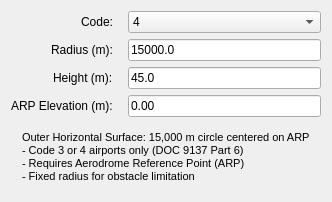
      <widget class="QWidget" name="tab_outer_horizontal">
       <layout class="QFormLayout" name="formLayout_outer_horizontal">
        <property name="fieldGrowthPolicy">
         <enum>QFormLayout::AllNonFixedFieldsGrow</enum>
        </property>
        <property name="labelAlignment">
         <set>Qt::AlignRight|Qt::AlignVCenter</set>
        </property>
        <property name="horizontalSpacing">
         <number>15</number>
        </property>
        <property name="verticalSpacing">
         <number>6</number>
        </property>
        <item row="0" column="0">
         <widget class="QLabel" name="label_code_outer">
          <property name="text">
           <string>Code:</string>
          </property>
          
         </widget>
        </item>
    <item row="0" column="1">
     <widget class="QComboBox" name="spin_code_outer">
      <property name="toolTip">
       <string>Aerodrome code number (3 or 4 for outer horizontal surface per DOC 9137)</string>
      </property>
      <item>
       <property name="text">
        <string>1</string>
       </property>
      </item>
      <item>
       <property name="text">
        <string>2</string>
       </property>
      </item>
      <item>
       <property name="text">
        <string>3</string>
       </property>
      </item>
      <item>
       <property name="text">
        <string>4</string>
       </property>
      </item>
      <property name="currentIndex">
       <number>3</number>
      </property>
     </widget>
    </item>
        <item row="1" column="0">
         <widget class="QLabel" name="label_radius_outer">
          <property name="text">
           <string>Radius (m):</string>
          </property>
          
         </widget>
        </item>
        <item row="1" column="1">
         <widget class="QLineEdit" name="spin_radius_outer">
          <property name="text">
           <string>15000.0</string>
          </property>
          <property name="toolTip">
           <string>Outer horizontal surface radius: 15,000 m for code 3 or 4 (DOC 9137 Part 6)</string>
          </property>
         </widget>
        </item>
        <item row="2" column="0">
         <widget class="QLabel" name="label_height_outer">
          <property name="text">
           <string>Height (m):</string>
          </property>
          
         </widget>
        </item>
        <item row="2" column="1">
         <widget class="QLineEdit" name="spin_height_outer">
          <property name="text">
           <string>45.0</string>
          </property>
          <property name="toolTip">
           <string>Height above aerodrome elevation (45m for code 3/4 per ICAO standards)</string>
          </property>
         </widget>
        </item>
                <item row="3" column="0">
                 <widget class="QLabel" name="label_arp_elevation_outer">
                  <property name="text">
                   <string>ARP Elevation (m):</string>
                  </property>
                 </widget>
                </item>
                <item row="3" column="1">
                 <widget class="QLineEdit" name="spin_arp_elevation_outer">
                  <property name="text">
                   <string>0.00</string>
                  </property>
                  <property name="toolTip">
                   <string>Aerodrome Reference Point elevation. Outer Horizontal Z = ARP Elevation + Height.</string>
                  </property>
                 </widget>
                </item>
                <item row="4" column="0" colspan="2">
                 <widget class="QLabel" name="label_info_outer">
                    <property name="text">
                     <string>Outer Horizontal Surface: 15,000 m circle centered on ARP
- Code 3 or 4 airports only (DOC 9137 Part 6)
- Requires Aerodrome Reference Point (ARP)
- Fixed radius for obstacle limitation</string>
          </property>
          
          <property name="wordWrap">
           <bool>true</bool>
          </property>
                    <property name="styleSheet">
                     <string>QLabel { font-size: 11px; border-radius: 4px; padding: 8px; }</string>
                    </property>
         </widget>
        </item>
       </layout>
      </widget>
